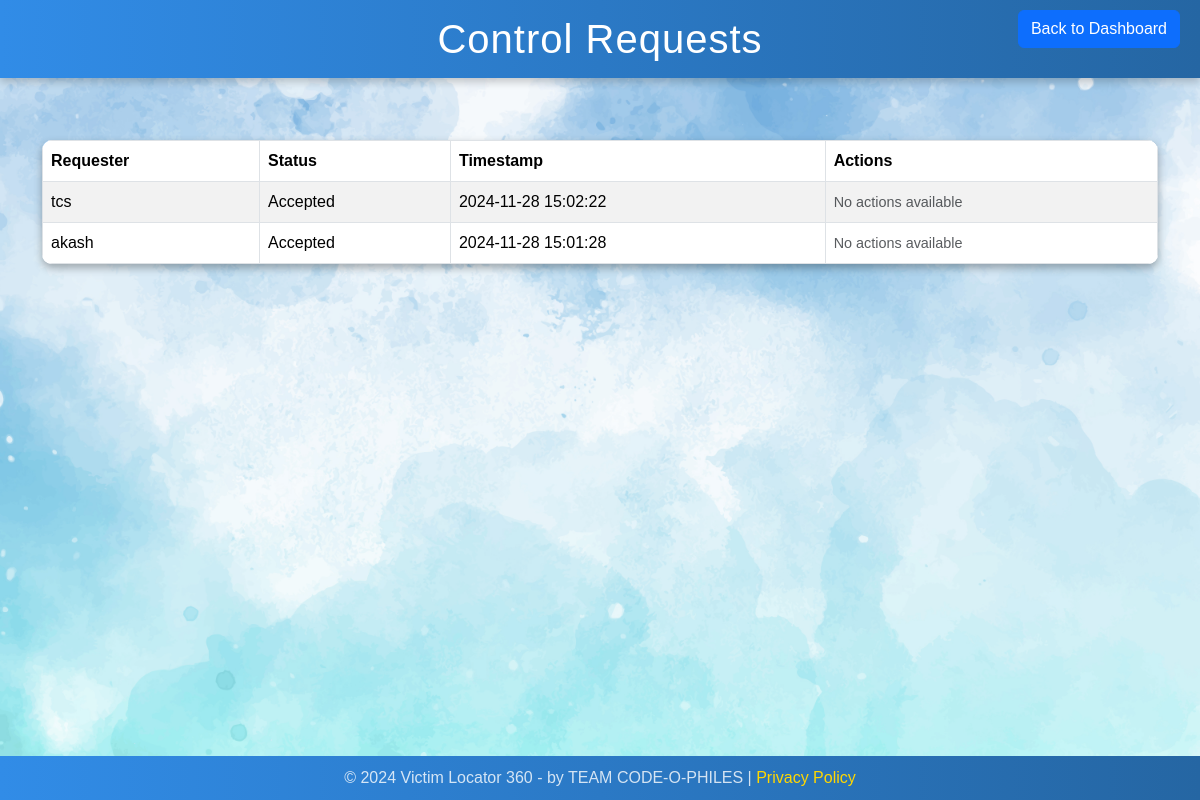
The app's page /view_requests (signed in) with its own data.
### tables this page shows
CREATE TABLE control_requests (
                            id INTEGER PRIMARY KEY AUTOINCREMENT,
                            requester TEXT NOT NULL,
                            status TEXT DEFAULT 'Pending',
                            timestamp TEXT DEFAULT CURRENT_TIMESTAMP);

### app.py (the view)
@app.route('/view_requests')
def view_requests():
    if 'username' not in session:
        return redirect(url_for('login'))
    with sqlite3.connect(DB_NAME) as conn:
        cursor = conn.cursor()
        cursor.execute('SELECT id, requester, status, timestamp FROM control_requests ORDER BY timestamp DESC')
        requests = cursor.fetchall()
    return render_template('requests.html', requests=requests)

### templates/requests.html (shortened to what this page needs)
<!DOCTYPE html>
<html lang="en">
<head>
    <link href="https://cdn.jsdelivr.net/npm/bootstrap@5.3.2/dist/css/bootstrap.min.css" rel="stylesheet">
</head>
<body>
    <header>
        <h1>Control Requests</h1>
        <a href="{{ url_for('index') }}" class="btn btn-primary back-to-dashboard">Back to Dashboard</a>
    </header>
    <div class="container">
        <table class="table table-bordered table-striped">
            <thead>
                <tr>
                    <th>Requester</th>
                    <th>Status</th>
                    <th>Timestamp</th>
                    <th>Actions</th>
                </tr>
            </thead>
            <tbody>
                {% for request in requests %}
                <tr>
                    <td>{{ request[1] }}</td>
                    <td>{{ request[2] }}</td>
                    <td>{{ request[3] }}</td>
                    <td>
                        {% if request[2] == 'Pending' %}
                        <form action="{{ url_for('update_request', request_id=request[0], action='accept') }}" method="POST" style="display:inline;">
                            <button type="submit" class="btn btn-success btn-sm">Accept</button>
                        </form>
                        <form action="{{ url_for('update_request', request_id=request[0], action='reject') }}" method="POST" style="display:inline;">
                            <button type="submit" class="btn btn-danger btn-sm">Reject</button>
                        </form>
                        {% else %}
                        <span class="text-muted">No actions available</span>
                        {% endif %}
                    </td>
                </tr>
                {% else %}
                <tr>
                    <td colspan="4" class="text-center text-muted">No control requests found.</td>
                </tr>
                {% endfor %}
            </tbody>
        </table>
    </div>
    <footer>
        &copy; 2024 Victim Locator 360 - by TEAM CODE-O-PHILES | <a href="#">Privacy Policy</a>
    </footer>
</body>
</html>

### records on screen
control_requests: requester "tcs", status "Accepted", timestamp "2024-11-28 15:02:22", shows "No actions available"
control_requests: requester "akash", status "Accepted", timestamp "2024-11-28 15:01:28", shows "No actions available"
